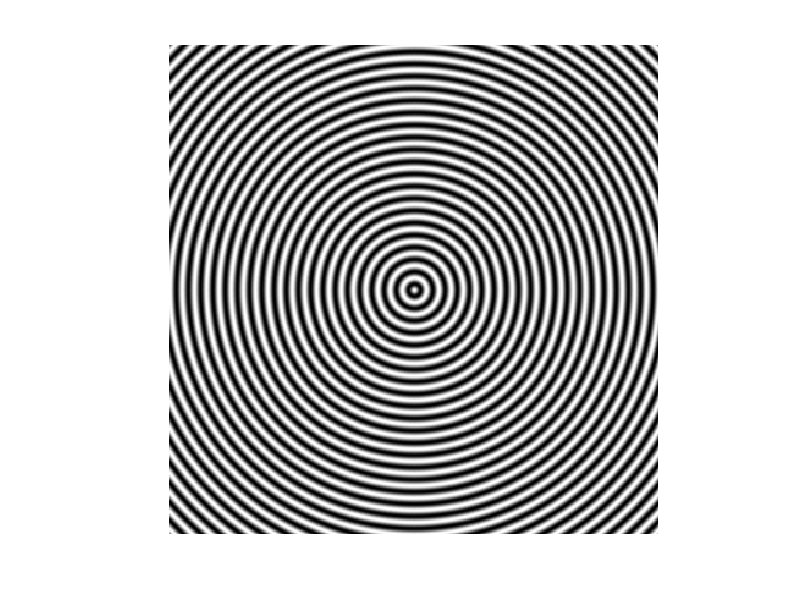
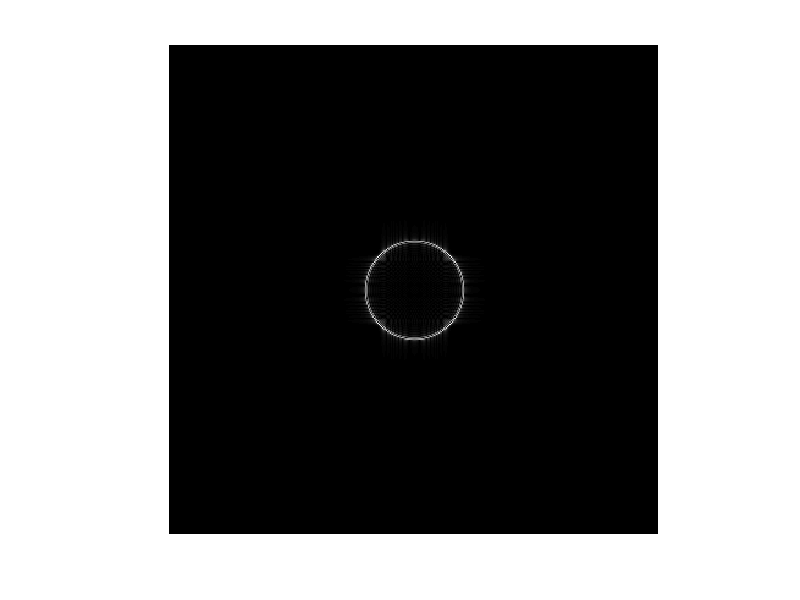
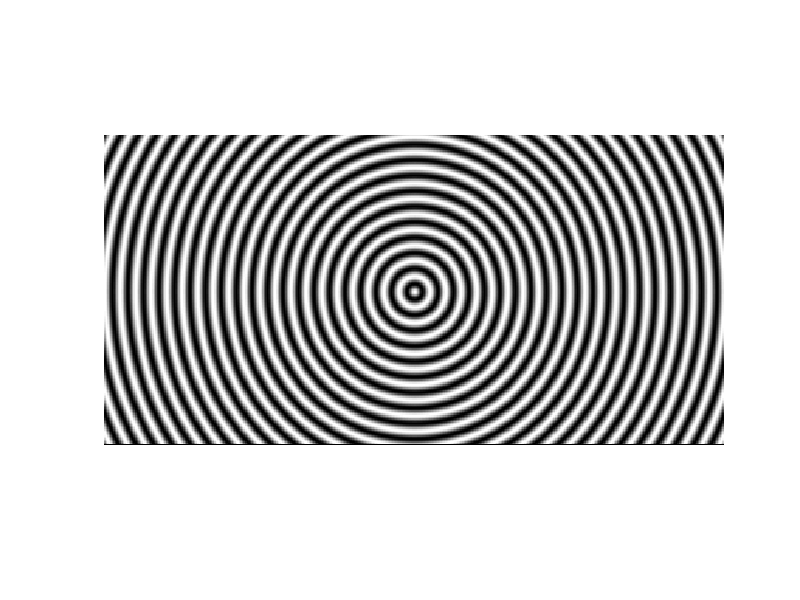
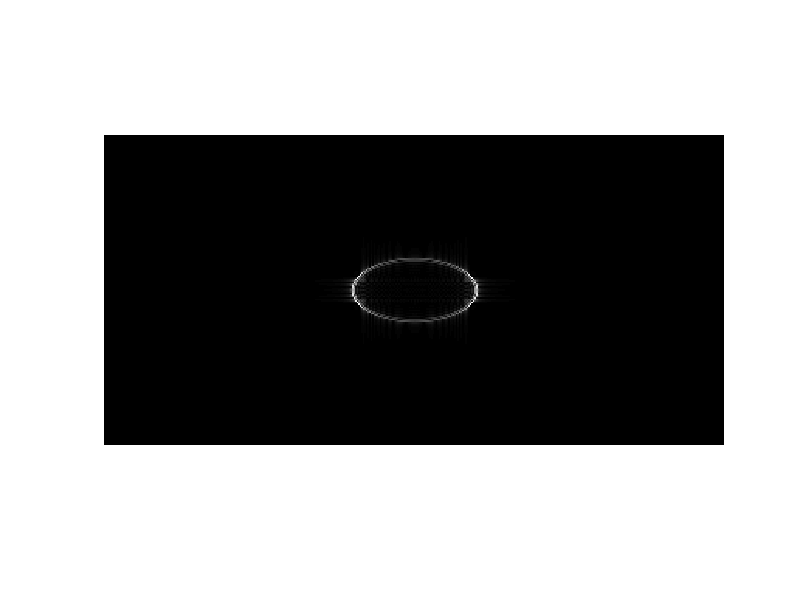

These figures' MATLAB source, in order:
close all
M = 400; N = 400;
[X,Y] = meshgrid(-M/2:M/2-1,-N/2:N/2-1);
phase = 2*pi*0.1*sqrt(X.^2+Y.^2);
f = cos(phase);
figure(1),imshow(f,[])

F1 = fft2(f);
F2 = fftshift(F1);
figure(2),imshow(abs(F2),[]);

f2 = f(M/4:3*M/4-1,:);
figure(3),imshow(f2,[])
F1 = fft2(f2);
F2 = fftshift(F1);
figure(4),imshow(abs(F2),[]);

f3 = zeros(M,N);
f3(M/4:3*M/4-1,:) = f(M/4:3*M/4-1,:);
figure(5),imshow(f3,[])
F1 = fft2(f3);
F2 = fftshift(F1);
figure(6),imshow(abs(F2),[]);
